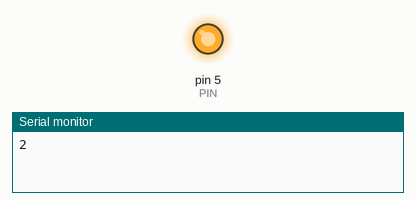
Bench run of a sketch on a simulated Arduino Uno, built with avr-gcc and run on an emulated ATmega328P. Shown: output pins drawn as LEDs (lit = HIGH), the last lines printed to the serial monitor. Random numbers use the default seed unless the sketch sets one.

Above: at 0.1 s.
At 32.8 s:
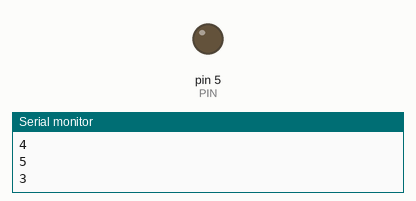
Timing chart, 0 to 40.0 s (numbered marks = the images above):
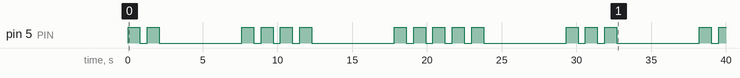

Measured:
- by itself, pin 5 (PIN): LOW → HIGH at 0.00 s, → LOW 0.80 s later, → HIGH 0.50 s later, → LOW 0.80 s later, … (31 changes in this stretch)

The sketch:

eng100proj.ino
```cpp
#define PIN 5
//define some pin as output were LED is placed
#include <stdio.h>
#include <stdlib.h>


void setup() {
  // put your setup code here, to run once:
  Serial.begin(9600);
  pinMode(PIN, OUTPUT);
  int random = 5;
  srand((unsigned)5);

}

void loop() {
  // put your main code here, to run repeatedly:
  int die = (rand()%6)+1;
  Serial.println(die, DEC);
  for(int i = 0; i<die; i++){//for loop causes LED to blink as many times as die roll
    digitalWrite(PIN, HIGH);
    delay(800);
    digitalWrite(PIN, LOW);
    delay(500);
  }
  delay(5000);
  //after the code has ran once, delay 5 seconds to clearly differentiate the different run-thrus
}
```
